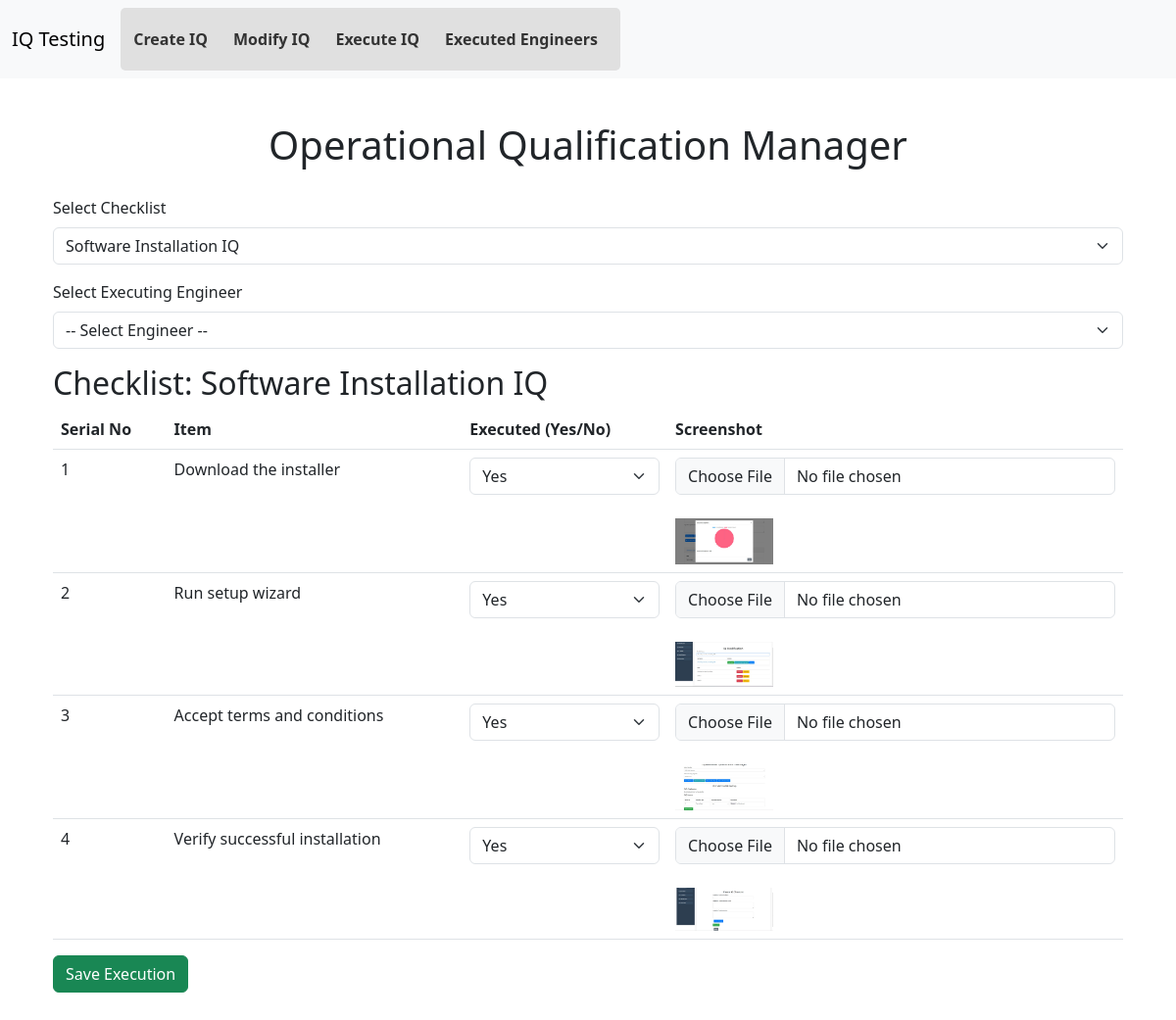
/execute_iq?checklist_id=1, run on an earlier commit of the app's database.
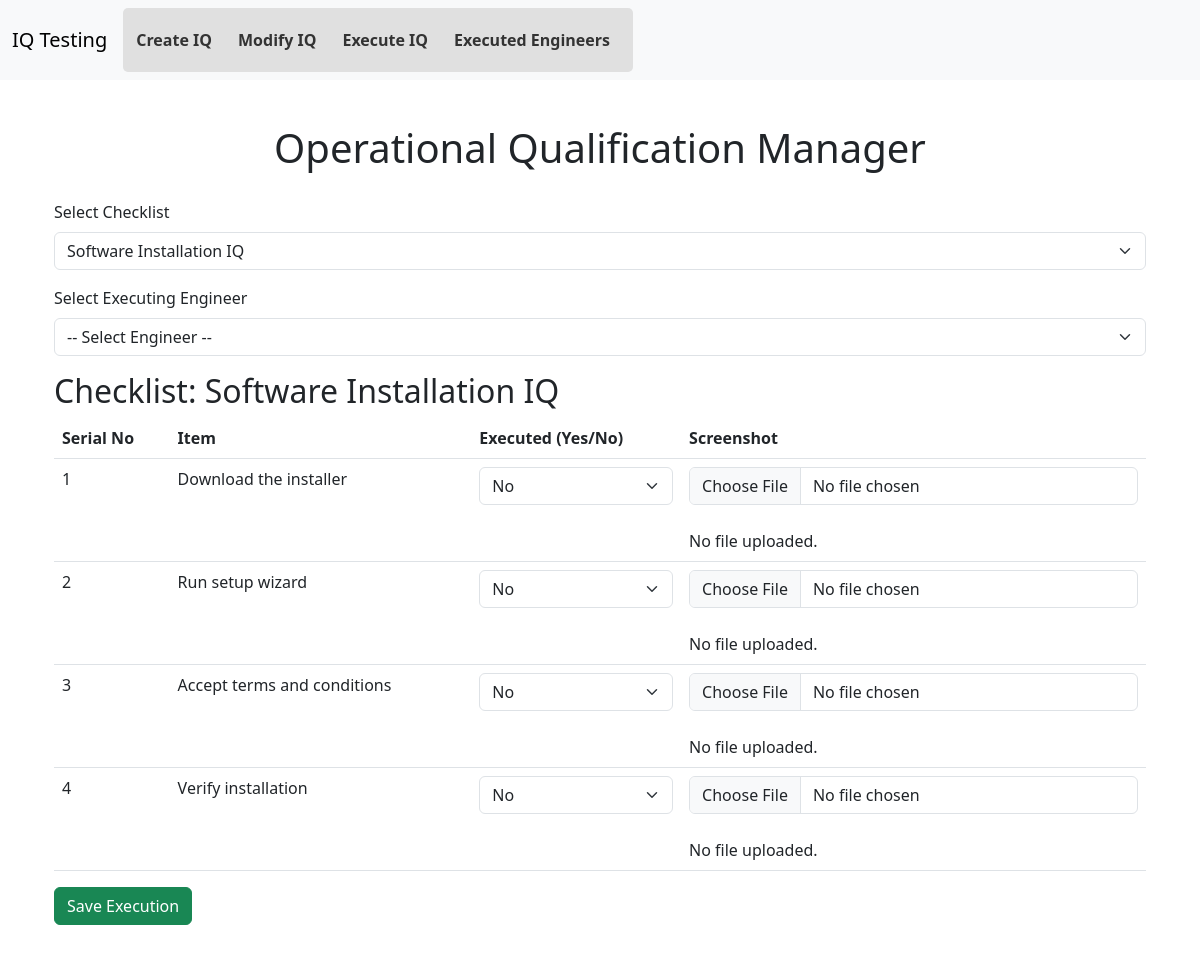
And on a later commit of the database.
### models.py (models this page shows)
class ChecklistItem(db.Model):
    __tablename__ = 'checklist_items'
    item_id = db.Column(db.Integer, primary_key=True, autoincrement=True)
    description = db.Column(db.String(500), nullable=False)
    executed = db.Column(db.Boolean, default=False)
    screenshot = db.Column(db.String(300), nullable=True)
    checklist_id = db.Column(db.Integer, db.ForeignKey('checklists.checklist_id'), nullable=False)
    executed_by = db.Column(db.String(100), nullable=True)

### app.py (the view, shortened to what this page needs)
@app.route('/execute_iq', methods=['GET', 'POST'])
def execute_iq():
    checklists = Checklist.query.all()
    engineers = Engineer.query.all()
    checklist_id = request.args.get('checklist_id', type=int)
    checklist = Checklist.query.get(checklist_id) if checklist_id else None
    return render_template('execute_iq.html', checklists=checklists, engineers=engineers, checklist=checklist)

### templates/execute_iq.html (shortened to what this page needs)
{% extends 'base.html' %}
{% block content %}
<h1 class="text-center">Operational Qualification Manager</h1>
<div class="container">
    <form method="GET">
        <div class="mb-3">
            <label class="form-label">Select Checklist</label>
            <select name="checklist_id" class="form-select" onchange="this.form.submit()">
                {% for c in checklists %}
                    <option value="{{ c.checklist_id }}" {% if checklist and checklist.checklist_id == c.checklist_id %}selected{% endif %}>
                        {{ c.name }}
                    </option>
                {% endfor %}
            </select>
        </div>
    </form>
    {% if checklist %}
    <form method="POST" enctype="multipart/form-data">
        <div class="mb-3">
            <label class="form-label">Select Executing Engineer</label>
            <select name="selected_engineer" class="form-select" required>
                <option value="">-- Select Engineer --</option>
            </select>
        </div>
        <h2>Checklist: {{ checklist.name }}</h2>
        {% if checklist.items %}
        <table class="table">
            <thead>
                <tr>
                    <th>Serial No</th>
                    <th>Item</th>
                    <th>Executed (Yes/No)</th>
                    <th>Screenshot</th>
                </tr>
            </thead>
           <tbody>
    {% if checklist and checklist.items %}
        {% for item in checklist.items %}
        <tr>
            <td>{{ loop.index }}</td>
            <td>{{ item.description }}</td>
            <td>
                <select name="execute_{{ item.item_id }}" class="form-select">
                    <option value="No" {% if not item.executed %}selected{% endif %}>No</option>
                    <option value="Yes" {% if item.executed %}selected{% endif %}>Yes</option>
                </select>
            </td>
            <td>
                <input type="file" name="screenshot_{{ item.item_id }}" class="form-control">
                {% if item.screenshot %}
                    <br>
                    <img src="{{ url_for('uploaded_file', filename=item.screenshot) }}" width="100">
                {% else %}
                    <br>No file uploaded.
                {% endif %}
            </td>
        </tr>
        {% endfor %}
    {% else %}
        <tr><td colspan="4">No items found for this checklist.</td></tr>
    {% endif %}
</tbody>
        </table>
        {% else %}
        <p>No items found for this checklist.</p>
        {% endif %}
        <button type="submit" class="btn btn-success">Save Execution</button>
    </form>
    {% endif %}
</div>
{% endblock %}

What changed in the data, as far as the page shows it:
changed ChecklistItem "Download the installer": executed+item_id "Yes" → "No"; screenshot: picture removed; now shows "No file uploaded."
changed ChecklistItem "Run setup wizard": executed+item_id "Yes" → "No"; screenshot: picture removed; now shows "No file uploaded."
changed ChecklistItem "Accept terms and conditions": executed+item_id "Yes" → "No"; screenshot: picture removed; now shows "No file uploaded."
changed ChecklistItem: description "Verify successful installation" → "Verify installation"; executed+item_id "Yes" → "No"; screenshot: picture removed; now shows "No file uploaded."
